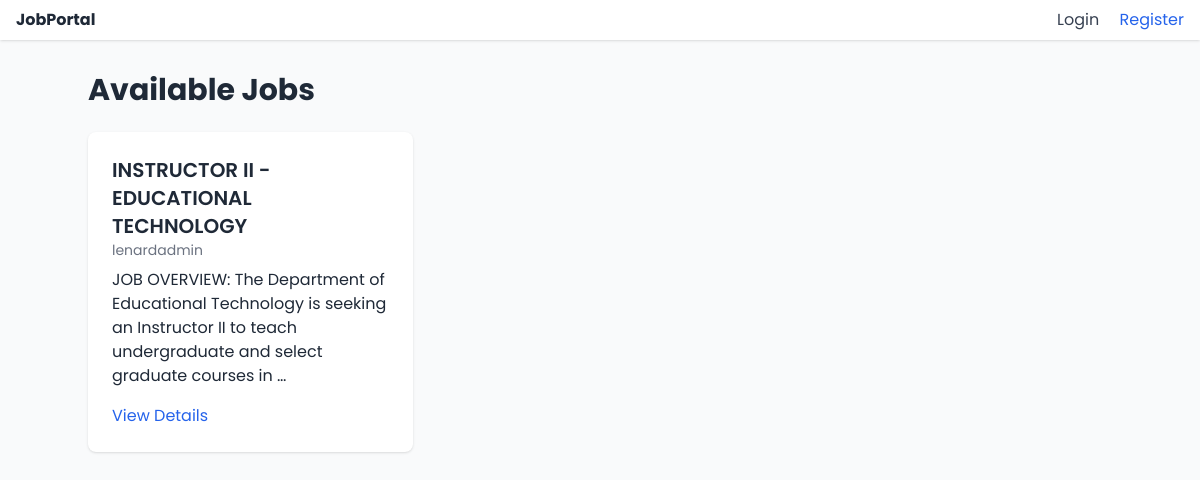
The app's page /jobs/, older data.
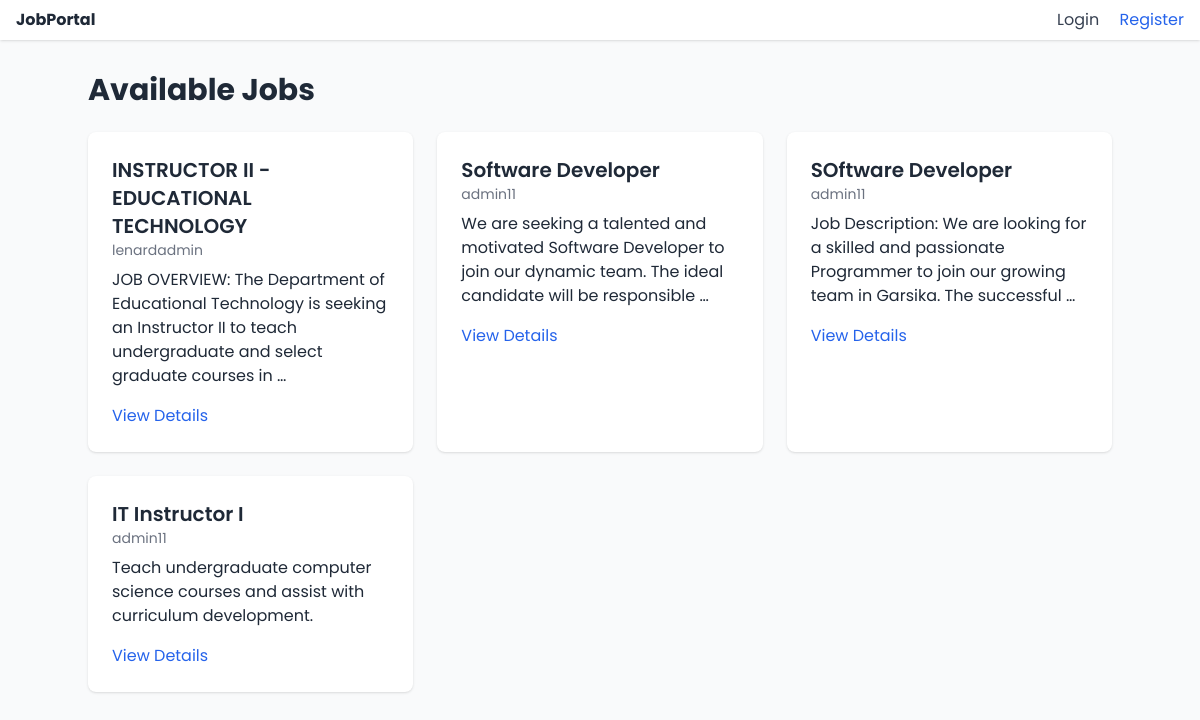
The same page, newer data.
### jobs/models.py (models this page shows, shortened)
class Job(models.Model):
    title = models.CharField(max_length=255)
    description = models.TextField()
    company_name = models.CharField(max_length=255)
    location = models.CharField(max_length=255)
    posted_date = models.DateTimeField(auto_now_add=True)
    posted_by = models.ForeignKey(User, on_delete=models.CASCADE)
    qualifications_required = models.TextField(blank=True)
    skills_required = models.TextField(blank=True)
    experience_required = models.TextField(blank=True)

### jobs/views.py (the view)
# urls.py: path('jobs/', views.job_list, name='job_list'),
def job_list(request):
    jobs = Job.objects.all()  # You can add filters here to show specific jobs
    return render(request, 'job_list.html', {'jobs': jobs})

### jobs/templates/job_list.html (shortened to what this page needs)
{% extends "base.html" %}
{% block content %}
<div class="max-w-6xl mx-auto mt-8">
    <h1 class="text-3xl font-bold mb-6">Available Jobs</h1>
    <div class="grid grid-cols-1 md:grid-cols-2 lg:grid-cols-3 gap-6">
        {% for job in jobs %}
        <div class="bg-white p-6 rounded-lg shadow hover:shadow-xl transition duration-300">
            <h3 class="text-xl font-semibold">{{ job.title }}</h3>
            <p class="text-sm text-gray-500">{{ job.company_name }}</p>
            <p class="mt-2">{{ job.description|truncatewords:20 }}</p>
            <a href="{% url 'job_detail' job.id %}" class="text-blue-600 hover:underline mt-4 block">View Details</a>
        </div>
        {% endfor %}
    </div>
</div>
{% endblock %}

Row changes from the older to the newer data that the page shows:
added Job: title "Software Developer", company_name "admin11", description "We are seeking a talented and motivated Software Developer to join our dynamic team. The ideal candidate will be responsible …"
added Job: title "SOftware Developer", company_name "admin11", description "Job Description: We are looking for a skilled and passionate Programmer to join our growing team in Garsika. The successful …"
added Job: title "IT Instructor I", company_name "admin11", description "Teach undergraduate computer science courses and assist with curriculum development."
